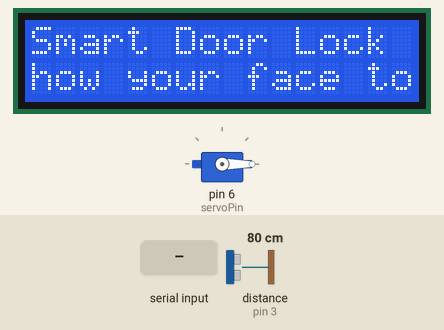
The sketch below on a simulated Arduino Uno, built with avr-gcc and run on an emulated ATmega328P. On the bench: servo, 16×2 character LCD. Wiring (inferred from the names in the program): ultrasonic range finder: trigger pin 2; echo pin 3. The inputs (shaded band) are chosen by the test bench; at power-on: distance to the obstacle (sensor on pin 3) 80 cm. The echo pulse lasts 58.3 µs per cm; what the sketch prints to the serial monitor is not drawn.

Above: at 1.2 s.
1.3 s: "1\n" received over Serial
At 1.3 s:
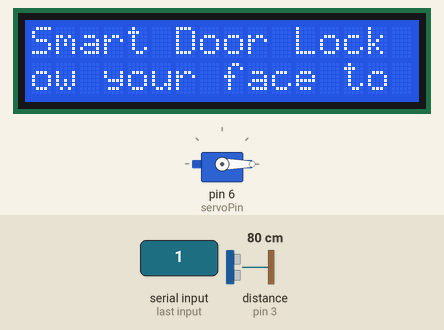
At 2.0 s:
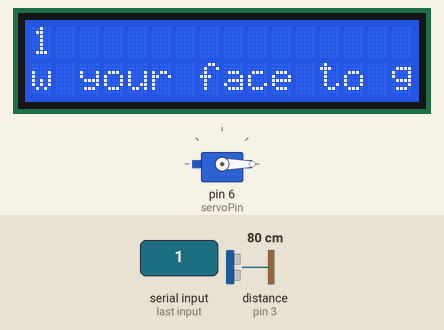
4.4 s: distance to the obstacle (sensor on pin 3) set to 2 cm
At 4.8 s:
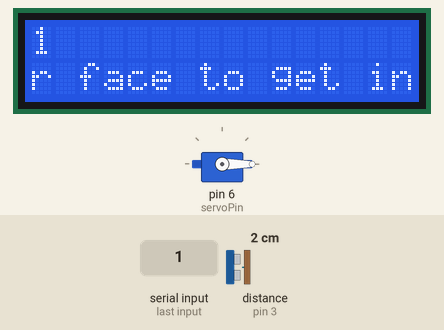
Timing chart, 0 to 7.4 s (numbered marks = the images above; inputs shaded):
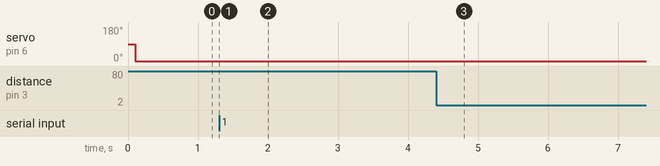

The sketch:

node.ino
```cpp
#include "Wire.h" // For I2C
#include "LiquidCrystal_I2C.h" // Added library*
#include <Servo.h>
#define servoPin 6
#define echoPin 3
#define trigPin 2

Servo Servo1;
LiquidCrystal_I2C lcd(0x27,16,2);

const byte numChars = 50;
char receivedChars[numChars];
char *title = "Smart Door Lock ";
char *descrip = "Show your face to get in ";
char *lines[] = {title,descrip};
char *message = NULL;

long duration;
int distance;

void setup() {
  Servo1.attach(servoPin);
  pinMode(trigPin,OUTPUT);
  pinMode(echoPin,INPUT);
  lcd.begin();
  lcd.backlight();
  Serial.begin(9600);
  Servo1.write(0);
}

void loop() {
  lcd.clear();
  char rc;
  char endMarker = '\n';
  char delimeter = ',';
  static byte ndx = 0;
  int count = 0;
  while(Serial.available()>0){
    rc = Serial.read();
    if (rc != endMarker) {
        receivedChars[ndx] = rc;
        ndx++;
        if (ndx >= numChars) {
            ndx = numChars - 1;
        }
    }
    else {
      receivedChars[ndx] = '\0'; // terminate the string
      ndx = 0;
      byte index = 0;
      message = strtok(receivedChars,",");
      while (message != NULL){
        lines[index] = message;
//        Serial.println(message);
        index++;
        message = strtok(NULL,",");
      }
    }
  }
  lcd.setCursor(0,0);
  lcd.print(lines[0]);
  lcd.setCursor(0,1);
  lcd.print(lines[1]);
  if(strstr(lines[1],"Granted")){
    Servo1.write(90);
  }
  if(strstr(lines[1],"Denied")){
    Servo1.write(0);
  }
  for (int a =0; a<sizeof(lines);a++){
    if(strlen(lines[a]) >16){
      char temp = lines[a][0];
      for(int i = 1; i < strlen(lines[a]); i++) {
         lines[a][i - 1] = lines[a][i];
      }
      lines[a][strlen(lines[a])-1] = temp;
    }
  }
  sensor();
}

void sensor(){
  digitalWrite(trigPin,LOW);
  delayMicroseconds(2);

  digitalWrite(trigPin,HIGH);
  delayMicroseconds(10);
  digitalWrite(trigPin,LOW);

  duration = pulseIn(echoPin, HIGH);
  int new_distance = duration * 0.034 /2;
  if (distance != new_distance && abs(new_distance-distance) > 2){
    distance = new_distance;
    Serial.println(distance);
  }
  delay(500);
}
```

Measured:
- after the input at 1.3 s, the display: changes after 0.44 s (image 2)
- what the display in image 0 shows lasts 0.5 s, from 0.7 s to 1.2 s
